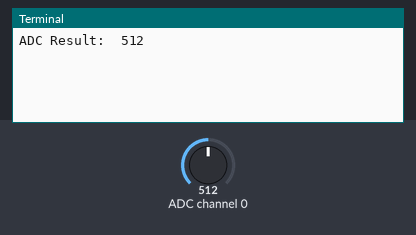
Recording of a program running on a simulated Raspberry Pi (BCM pin numbers). Shown: the last lines printed to the terminal. The inputs (shaded band) are chosen by the test bench; at power-on: ADC channel 0 = 512 (analog values on the 0–1023 scale).

Above: at 1.2 s.
1.3 s: ADC channel 0 set to 716
At 5.7 s:
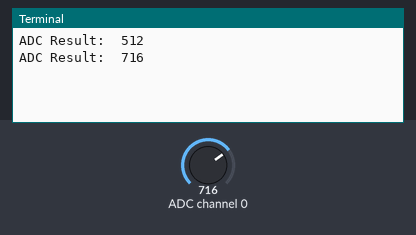
7.3 s: ADC channel 0 set to 900
At 10.7 s:
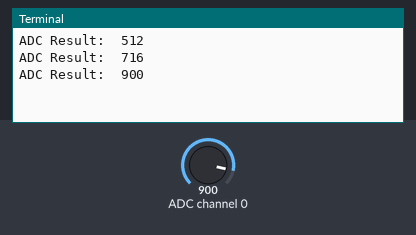
Timing chart, 0 to 12.2 s (numbered marks = the images above; inputs shaded):
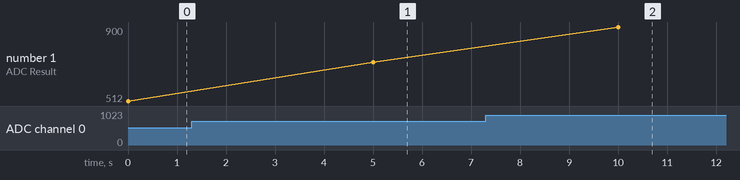

The program:

spi_bitbang_test.py
```python
#!/usr/bin/env python
#
# Bitbang'd SPI interface with an MCP3008 ADC device
# MCP3008 is 8-channel 10-bit analog to digital converter
#  Connections are:
#     CLK => 18
#     DOUT => 23 (chip's data out, RPi's MISO)
#     DIN => 24  (chip's data in, RPi's MOSI)
#     CS => 25

import RPi.GPIO as GPIO
import time
import sys

CLK = 18
MISO = 23
MOSI = 24
CS = 25

def setupSpiPins(clkPin, misoPin, mosiPin, csPin):
    ''' Set all pins as an output except MISO (Master Input, Slave Output)'''
    GPIO.setup(clkPin, GPIO.OUT)
    GPIO.setup(misoPin, GPIO.IN)
    GPIO.setup(mosiPin, GPIO.OUT)
    GPIO.setup(csPin, GPIO.OUT)


def readAdc(channel, clkPin, misoPin, mosiPin, csPin):
    if (channel < 0) or (channel > 7):
        print "Invalid ADC Channel number, must be between [0,7]"
        return -1

    # Datasheet says chip select must be pulled high between conversions
    GPIO.output(csPin, GPIO.HIGH)

    # Start the read with both clock and chip select low
    GPIO.output(csPin, GPIO.LOW)
    GPIO.output(clkPin, GPIO.HIGH)

    # read command is:
    # start bit = 1
    # single-ended comparison = 1 (vs. pseudo-differential)
    # channel num bit 2
    # channel num bit 1
    # channel num bit 0 (LSB)
    read_command = 0x18
    read_command |= channel

    sendBits(read_command, 5, clkPin, mosiPin)

    adcValue = recvBits(12, clkPin, misoPin)

    # Set chip select high to end the read
    GPIO.output(csPin, GPIO.HIGH)

    return adcValue

def sendBits(data, numBits, clkPin, mosiPin):
    ''' Sends 1 Byte or less of data'''

    data <<= (8 - numBits)

    for bit in range(numBits):
        # Set RPi's output bit high or low depending on highest bit of data field
        if data & 0x80:
            GPIO.output(mosiPin, GPIO.HIGH)
        else:
            GPIO.output(mosiPin, GPIO.LOW)

        # Advance data to the next bit
        data <<= 1

        # Pulse the clock pin HIGH then immediately low
        GPIO.output(clkPin, GPIO.HIGH)
        GPIO.output(clkPin, GPIO.LOW)

def recvBits(numBits, clkPin, misoPin):
    '''Receives arbitrary number of bits'''
    retVal = 0

    for bit in range(numBits):
        # Pulse clock pin
        GPIO.output(clkPin, GPIO.HIGH)
        GPIO.output(clkPin, GPIO.LOW)

        # Read 1 data bit in
        if GPIO.input(misoPin):
            retVal |= 0x1

        # Advance input to next bit
        retVal <<= 1

    # Divide by two to drop the NULL bit
    return (retVal/2)


if __name__ == '__main__':
    try:
        GPIO.setmode(GPIO.BCM)
        setupSpiPins(CLK, MISO, MOSI, CS)

        while True:
            val = readAdc(0, CLK, MISO, MOSI, CS)
            print "ADC Result: ", str(val)
            time.sleep(5)
    except KeyboardInterrupt:
        GPIO.cleanup()
        sys.exit(0)
```

Measured:
- after the input at 1.3 s, the terminal: prints a new line after 3.7 s (image 1)
- after the input at 7.3 s, the terminal: prints a new line after 2.7 s (image 2)
- plotted number 1: 512 → 716 after the input at 1.3 s, 716 → 900 after the input at 7.3 s
